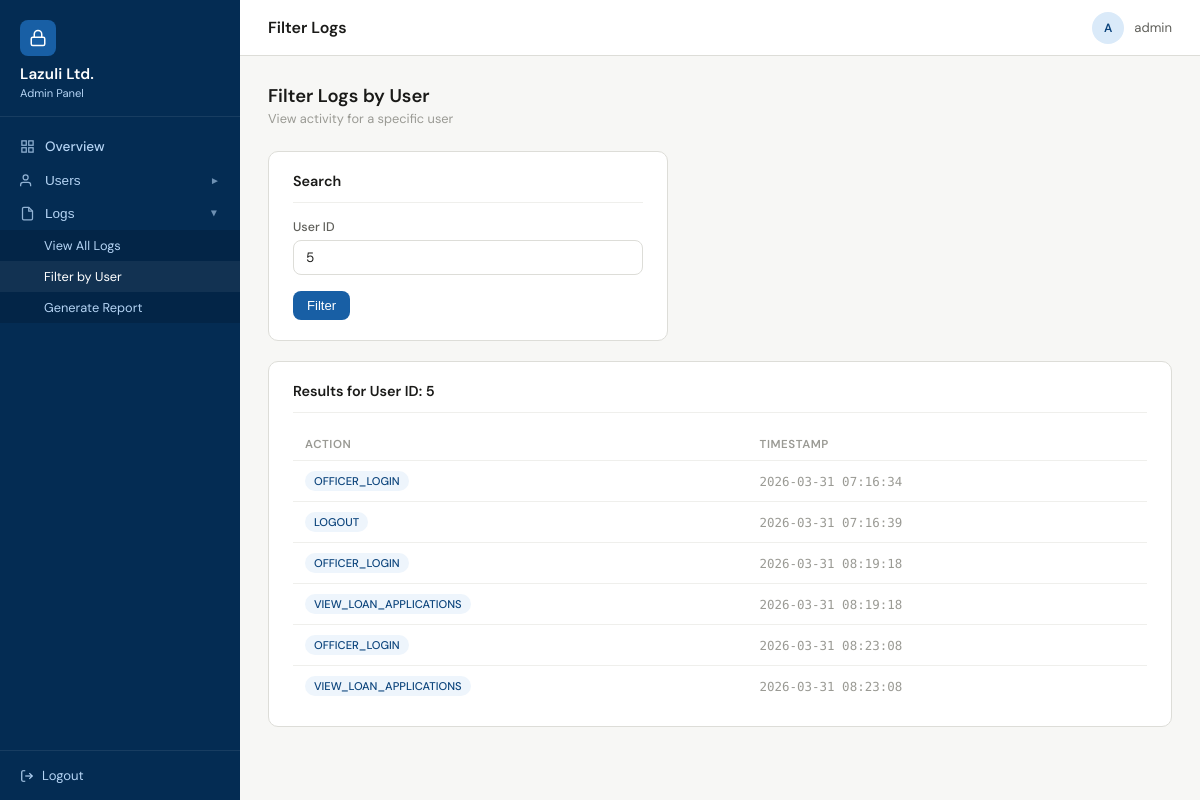
/admin/logs/filter?user_id=5 (signed in), run on the app's committed database.
### tables this page shows
CREATE TABLE logs (
    id INTEGER PRIMARY KEY AUTOINCREMENT,
    user_id INTEGER,
    action TEXT,
    timestamp DATETIME DEFAULT CURRENT_TIMESTAMP,
    FOREIGN KEY(user_id) REFERENCES users(id)
);

### app.py (the view)
@app.route("/admin/logs/filter")
@login_required("admin")
def admin_logs_filter():
    user_id = request.args.get("user_id", "").strip()
    logs = get_logs_by_user(user_id) if user_id else None
    return render_template("admin_logs.html", username=session["username"],
                           logs=logs, active_tab="filter", page_title="Filter Logs",
                           query_user_id=user_id)

### Modules/database.py (called while the page is built)
def get_logs_by_user(user_id):
    conn = sqlite3.connect(DB_PATH)
    cursor = conn.cursor()
    cursor.execute(
        "SELECT action, timestamp FROM logs WHERE user_id = ?",
        (user_id,)
    )
    logs = cursor.fetchall()
    conn.close()
    return logs

### app.py (called while the page is built)
def login_required(role=None):
    def decorator(f):
        @wraps(f)
        def wrapper(*args, **kwargs):
            if "user_id" not in session:
                return redirect(url_for("login"))
            if role and session.get("role") != role:
                flash("Access denied.", "danger")
                return redirect(url_for("login"))
            return f(*args, **kwargs)
        return wrapper
    return decorator

### Templates/admin_logs.html (shortened to what this page needs)
<!DOCTYPE html>
<html lang="en">
<head>
  <link rel="stylesheet" href="{{ url_for('static', filename='css/dashboard.css') }}">
</head>
<body>
<aside class="sidebar">
  <div class="sidebar-brand">
    <div class="brand-icon"><svg width="18" height="18" viewBox="0 0 24 24" fill="none" stroke="#fff" stroke-width="2" stroke-linecap="round" stroke-linejoin="round"><rect x="3" y="11" width="18" height="11" rx="2"/><path d="M7 11V7a5 5 0 0 1 10 0v4"/></svg></div>
    <h2>Lazuli Ltd.</h2><p>Admin Panel</p>
  </div>
  <nav class="sidebar-nav">
    <div class="nav-item"><a class="nav-link" href="{{ url_for('admin_home') }}"><svg width="15" height="15" viewBox="0 0 24 24" fill="none" stroke="currentColor" stroke-width="2"><rect x="3" y="3" width="7" height="7"/><rect x="14" y="3" width="7" height="7"/><rect x="3" y="14" width="7" height="7"/><rect x="14" y="14" width="7" height="7"/></svg>Overview</a></div>
    <div class="nav-item">
      <button class="nav-link" data-toggle="users"><svg width="15" height="15" viewBox="0 0 24 24" fill="none" stroke="currentColor" stroke-width="2"><path d="M17 21v-2a4 4 0 0 0-4-4H5a4 4 0 0 0-4 4v2"/><circle cx="9" cy="7" r="4"/></svg>Users<span class="arrow">&#9658;</span></button>
    </div>
    <div class="nav-item open">
      <button class="nav-link" data-toggle="logs"><svg width="15" height="15" viewBox="0 0 24 24" fill="none" stroke="currentColor" stroke-width="2"><path d="M14 2H6a2 2 0 0 0-2 2v16a2 2 0 0 0 2 2h12a2 2 0 0 0 2-2V8z"/><polyline points="14 2 14 8 20 8"/></svg>Logs<span class="arrow">&#9658;</span></button>
      <div class="nav-dropdown">
        <a href="{{ url_for('admin_logs') }}" class="{{ 'active' if active_tab == 'all' }}">View All Logs</a>
        <a href="{{ url_for('admin_logs_filter') }}" class="{{ 'active' if active_tab == 'filter' }}">Filter by User</a>
        <a href="{{ url_for('admin_logs_report') }}" class="{{ 'active' if active_tab == 'report' }}">Generate Report</a>
      </div>
    </div>
  </nav>
  <div class="sidebar-footer"><a href="{{ url_for('logout') }}"><svg width="14" height="14" viewBox="0 0 24 24" fill="none" stroke="currentColor" stroke-width="2"><path d="M9 21H5a2 2 0 0 1-2-2V5a2 2 0 0 1 2-2h4"/><polyline points="16 17 21 12 16 7"/><line x1="21" y1="12" x2="9" y2="12"/></svg>Logout</a></div>
</aside>
<div class="main">
  <div class="topbar">
    <span class="topbar-title">{{ page_title }}</span>
    <div class="topbar-user"><div class="avatar">{{ username[0].upper() }}</div>{{ username }}</div>
  </div>
  <div class="content">
    {% if active_tab == 'all' %}
    <div class="page-header">
      <div><h2>All System Logs</h2><p>Complete audit trail of system activity</p></div>
    </div>
    <div class="section-card">
      {% if logs %}
      <table class="data-table">
        <thead><tr><th>Log ID</th><th>User ID</th><th>Action</th><th>Timestamp</th></tr></thead>
        <tbody>
          {% for log in logs %}
          <tr>
            <td style="color:var(--gray-400);">{{ log[0] }}</td>
            <td>{{ log[1] }}</td>
            <td><span class="badge badge-blue">{{ log[2] }}</span></td>
            <td style="color:var(--gray-400); font-size:0.78rem; font-family: 'DM Mono', monospace;">{{ log[3] }}</td>
          </tr>
          {% endfor %}
        </tbody>
      </table>
      {% else %}
        <div class="empty-state">No logs found.</div>
      {% endif %}
    </div>
    {% elif active_tab == 'filter' %}
    <div class="page-header">
      <div><h2>Filter Logs by User</h2><p>View activity for a specific user</p></div>
    </div>
    <div class="section-card" style="max-width:400px; margin-bottom:1.25rem;">
      <h3>Search</h3>
      <form method="GET" action="{{ url_for('admin_logs_filter') }}">
        <div class="form-group">
          <label>User ID</label>
          <input type="text" name="user_id" class="form-control" placeholder="Enter user ID" value="{{ query_user_id or '' }}"/>
        </div>
        <button type="submit" class="btn btn-primary">Filter</button>
      </form>
    </div>
    {% if logs is not none %}
    <div class="section-card">
      <h3>Results {% if query_user_id %}for User ID: {{ query_user_id }}{% endif %}</h3>
      {% if logs %}
      <table class="data-table">
        <thead><tr><th>Action</th><th>Timestamp</th></tr></thead>
        <tbody>
          {% for log in logs %}
          <tr>
            <td><span class="badge badge-blue">{{ log[0] }}</span></td>
            <td style="color:var(--gray-400); font-size:0.78rem; font-family:'DM Mono',monospace;">{{ log[1] }}</td>
          </tr>
          {% endfor %}
        </tbody>
      </table>
      {% else %}
        <div class="empty-state">No logs found for this user.</div>
      {% endif %}
    </div>
    {% endif %}
    {% endif %}
  </div>
</div>
</body>
</html>

### data on the page
logs: action "OFFICER_LOGIN", timestamp "2026-03-31 07:16:34"
logs: action "LOGOUT", timestamp "2026-03-31 07:16:39"
logs: action "OFFICER_LOGIN", timestamp "2026-03-31 08:19:18"
logs: action "VIEW_LOAN_APPLICATIONS", timestamp "2026-03-31 08:19:18"
logs: action "OFFICER_LOGIN", timestamp "2026-03-31 08:23:08"
logs: action "VIEW_LOAN_APPLICATIONS", timestamp "2026-03-31 08:23:08"

### other printed values
{{ page_title }} "Filter Logs"
{{ username[0].upper() }} "A"
{{ username }} "admin"
{{ query_user_id }} "5"
